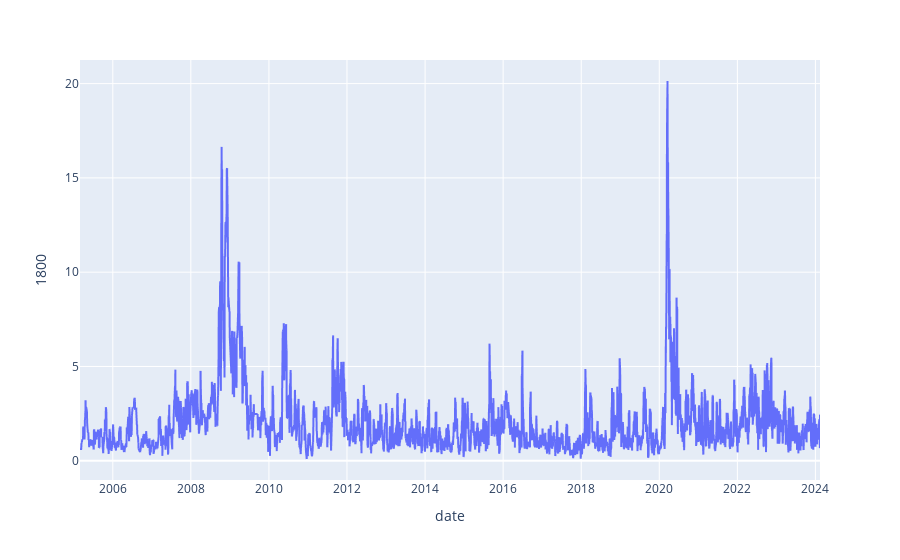

Notebook code for this chart:
### Code cell
plx.line(
    data_frame=volatility.reset_index(names='date'),
    x='date',
    y=1800,
)

### Figure 1 — Plotly figure (JSON) as saved in the notebook; plotly's stock layout.template omitted (floating-point values rounded to 4 significant figures; data arrays with more than 128 entries replaced by an {"elided": "..."} marker saying what was removed)
{"data": [{"hovertemplate": "date=%{x}<br>1800=%{y}<extra></extra>", "legendgroup": "", "line": {"color": "#636efa", "dash": "solid"}, "marker": {"symbol": "circle"}, "mode": "lines", "name": "", "showlegend": false, "type": "scattergl", "x": {"elided": "4057 str values"}, "xaxis": "x", "y": {"elided": "4057 float values"}, "yaxis": "y"}], "layout": {"legend": {"tracegroupgap": 0}, "margin": {"t": 60}, "xaxis": {"anchor": "y", "domain": [0, 1], "title": {"text": "date"}}, "yaxis": {"anchor": "x", "domain": [0, 1], "title": {"text": "1800"}}}}
